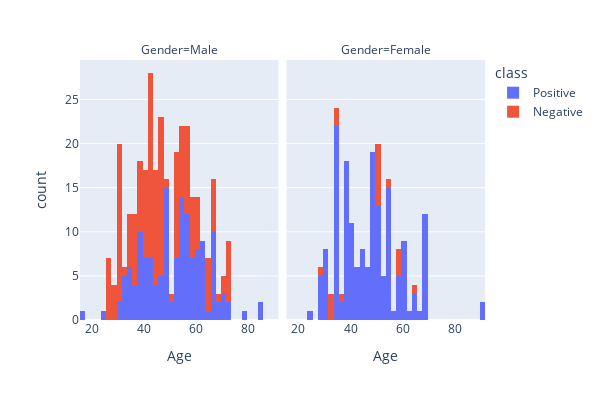

Source (notebook cell):
### Code cell
#  plotting  class in respect to Gender and Age
fig2 = px.histogram(data, x="Age", color="class", width=600, height=400, facet_col='Gender')
fig2.show()

### Figure 1 — Plotly figure (JSON) as saved in the notebook; plotly's stock layout.template omitted (floating-point values rounded to 4 significant figures; data arrays with more than 128 entries replaced by an {"elided": "..."} marker saying what was removed)
{"data": [{"alignmentgroup": "True", "bingroup": "x", "hovertemplate": "class=Positive<br>Gender=Male<br>Age=%{x}<br>count=%{y}<extra></extra>", "legendgroup": "Positive", "marker": {"color": "#636efa", "pattern": {"shape": ""}}, "name": "Positive", "offsetgroup": "Positive", "orientation": "v", "showlegend": true, "type": "histogram", "x": {"elided": "147 int values"}, "xaxis": "x", "yaxis": "y"}, {"alignmentgroup": "True", "bingroup": "x", "hovertemplate": "class=Positive<br>Gender=Female<br>Age=%{x}<br>count=%{y}<extra></extra>", "legendgroup": "Positive", "marker": {"color": "#636efa", "pattern": {"shape": ""}}, "name": "Positive", "offsetgroup": "Positive", "orientation": "v", "showlegend": false, "type": "histogram", "x": {"elided": "173 int values"}, "xaxis": "x2", "yaxis": "y2"}, {"alignmentgroup": "True", "bingroup": "x", "hovertemplate": "class=Negative<br>Gender=Male<br>Age=%{x}<br>count=%{y}<extra></extra>", "legendgroup": "Negative", "marker": {"color": "#EF553B", "pattern": {"shape": ""}}, "name": "Negative", "offsetgroup": "Negative", "orientation": "v", "showlegend": true, "type": "histogram", "x": {"elided": "181 int values"}, "xaxis": "x", "yaxis": "y"}, {"alignmentgroup": "True", "bingroup": "x", "hovertemplate": "class=Negative<br>Gender=Female<br>Age=%{x}<br>count=%{y}<extra></extra>", "legendgroup": "Negative", "marker": {"color": "#EF553B", "pattern": {"shape": ""}}, "name": "Negative", "offsetgroup": "Negative", "orientation": "v", "showlegend": false, "type": "histogram", "x": [33, 55, 36, 28, 34, 65, 34, 51, 59, 50, 33, 51, 59, 50, 51, 59, 50, 50, 32], "xaxis": "x2", "yaxis": "y2"}], "layout": {"annotations": [{"font": {}, "showarrow": false, "text": "Gender=Male", "x": 0.245, "xanchor": "center", "xref": "paper", "y": 1, "yanchor": "bottom", "yref": "paper"}, {"font": {}, "showarrow": false, "text": "Gender=Female", "x": 0.755, "xanchor": "center", "xref": "paper", "y": 1, "yanchor": "bottom", "yref": "paper"}], "barmode": "relative", "height": 400, "legend": {"title": {"text": "class"}, "tracegroupgap": 0}, "margin": {"t": 60}, "width": 600, "xaxis": {"anchor": "y", "domain": [0, 0.49], "title": {"text": "Age"}}, "xaxis2": {"anchor": "y2", "domain": [0.51, 1], "matches": "x", "title": {"text": "Age"}}, "yaxis": {"anchor": "x", "domain": [0, 1], "title": {"text": "count"}}, "yaxis2": {"anchor": "x2", "domain": [0, 1], "matches": "y", "showticklabels": false}}}
